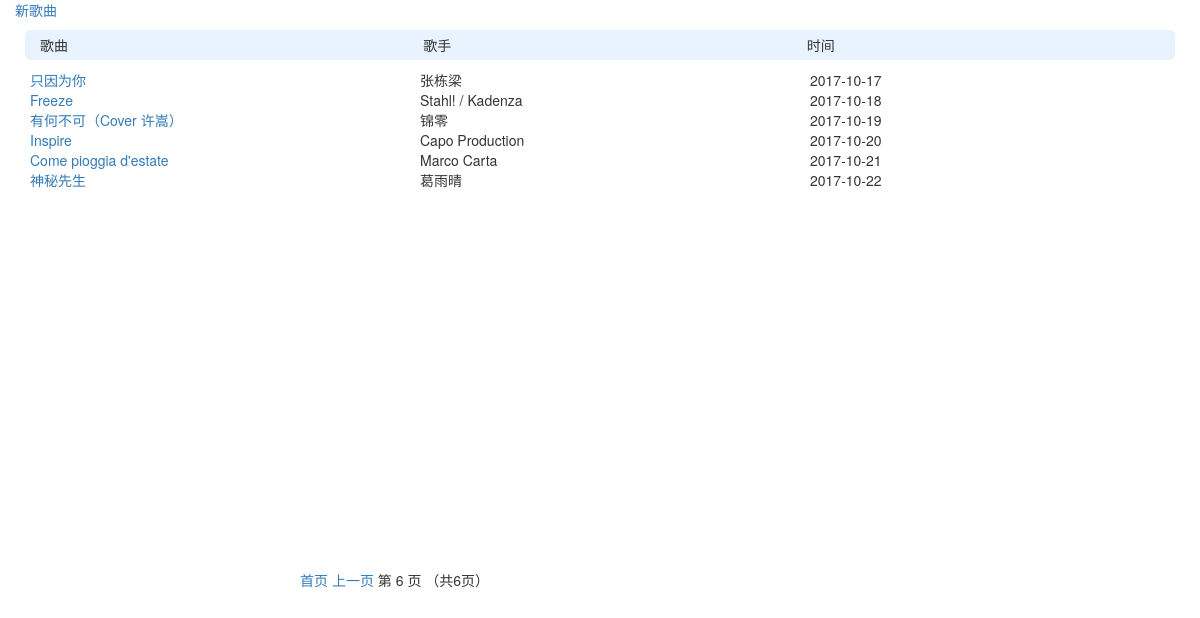
Page /list/index/?page=6 on the earlier database version.
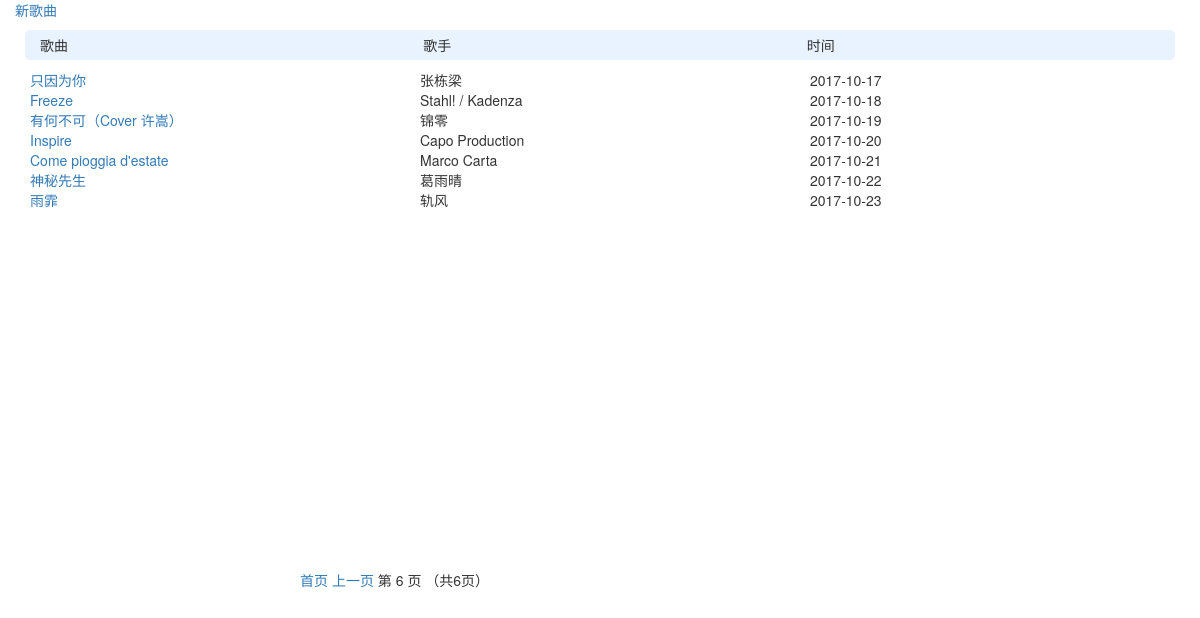
Same page on the later database version.
### list/models.py (models this page shows)
class Article(models.Model):
    song_name = models.CharField('歌名', max_length=32, null=False)
    singer = models.CharField('歌手', max_length=32, null=True)
    createTime = models.DateTimeField('添加时间', auto_now=True)

### list/views.py (the view)
def index(request):
    articles_list = models.Article.objects.all()
    paginator = Paginator(articles_list, 25)# Show 25 contacts per page
    pages = paginator.count
    page = request.GET.get('page')
    try:
        articles = paginator.page(page)
    except PageNotAnInteger:
        articles = paginator.page(1)
    except EmptyPage:
        articles = paginator.page(paginator.num_pages)
    return render(request, 'list/index.html', {'articles': articles})

### list/templates/list/index.html (shortened to what this page needs)
<!DOCTYPE html>
<html lang="en">
<head>
    <link rel="stylesheet" href="https://maxcdn.bootstrapcdn.com/bootstrap/3.3.4/css/bootstrap.min.css">
    <link rel="stylesheet" href="https://maxcdn.bootstrapcdn.com/bootstrap/3.3.4/css/bootstrap-theme.min.css">
</head>
<body>
    <div  class="col-md-12" style="height: 550px;">
        <a href="{% url 'list:edit_page' 0 %}">新歌曲</a>  <br/>
        <div class="title">
            <span class="col-md-4 inline">歌曲</span>
            <span class="col-md-4 inline">歌手</span>
            <span class="col-md-4 inline">时间</span>
        </div>
    {% for article in articles %}
        <div>
            <a class="col-md-4 inline" href="{% url 'list:article_page' article.id %}">{{article.song_name }}</a>
            <span class="col-md-4 inline">{{article.singer }}</span>
            <span class="col-md-4 inline">{{article.createTime|date:"Y-m-d" }}</span>
        </div>
    {% endfor %}
    </div>
    <div class="pagination" style="position:relative; left:300px;">
            <span class="step-links">
                {% if articles.has_previous %}
                    <a href="?page=1">首页</a>
                    <a href="?page={{ articles.previous_page_number }}">上一页</a>
                {% endif %}
                <span class="current">
                    第 {{ articles.number }} 页 （共{{ articles.paginator.num_pages }}页）
                </span>
            </span>
        </div>
</body>
</html>

Differences in the rows shown:
added Article: song_name "雨霏", singer "轨风", createTime "2017-10-23"
